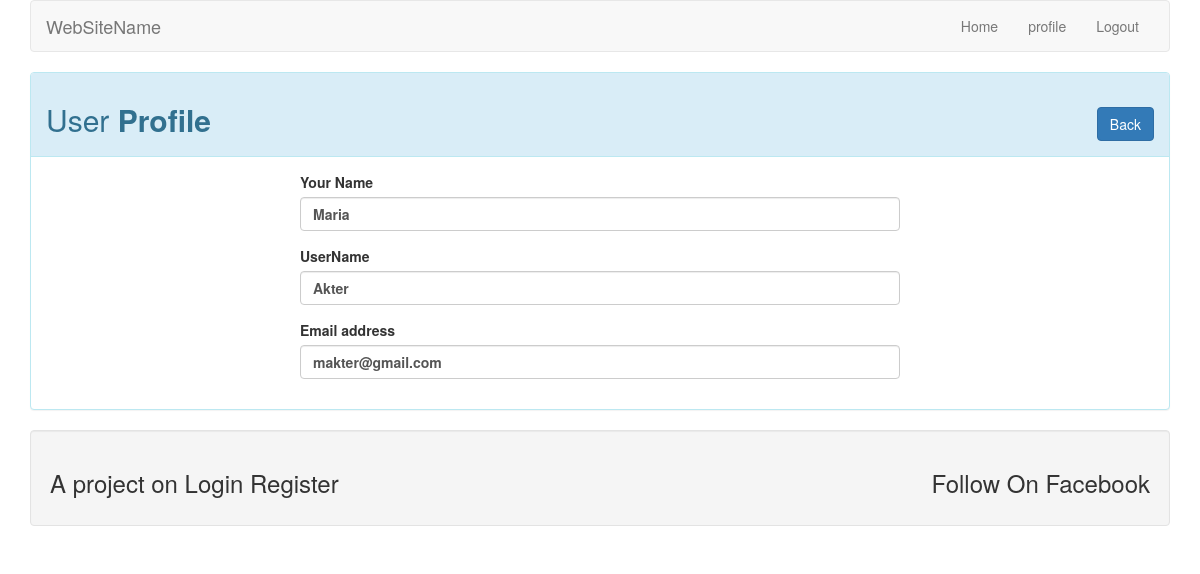
The page /profile.php?id=7 (signed in) on the database its author committed.
### tables this page shows
CREATE TABLE `user` (
  `id` int(10) NOT NULL,
  `name` varchar(50) NOT NULL,
  `username` varchar(34) NOT NULL,
  `email` varchar(50) NOT NULL,
  `password` varchar(255) NOT NULL
);

### lib/User.php (called while the page is built, shortened)
<?php
include 'Database.php';
class User
{
  private $db;
  public function __construct(){
    $this->db  = new Database();
  }
  public function getUserByID($id){
    $sql    = "SELECT * FROM user WHERE id=:id LIMIT 1";
    $stmt   = $this->db->pdo->prepare($sql);
    $stmt  -> bindParam(':id', $id);
    $stmt  -> execute();
    $result = $stmt->fetch();
    return $result;
  }
}

### lib/Database.php (called while the page is built)
<?php
class Database{
    private $hostdb = "localhost";
    private $userdb = "root";
    private $passdb = "";
    private $namedb = "login_register";
    public $pdo;
    public function __construct(){
        if(!isset($this->pdo)){
            try {
                $link = new PDO("mysql:host=".$this->hostdb.";dbname=".$this->namedb, $this->userdb, $this->passdb);
                $link->setAttribute(PDO::ATTR_ERRMODE, PDO::ERRMODE_EXCEPTION);
                $link->exec("SET CHARACTER SET utf8");
                $this->pdo = $link;
            } catch (PDOException $e) {
                echo "Connection Failed...".$e->getMessage();
            }
        }
    }
}
?>

### profile.php (the view, shortened to what this page needs)
<?php
include 'lib/User.php';
include "inc/header.php";
if (isset($_GET['id'])) {
  $user_id = $_GET['id'];
}
$user = new User();
$userdata = $user->getUserByID($user_id);
?>
<div class="panel panel-info">
  <div class="panel-heading">
    <h2>User <strong>Profile</strongs> <span class="pull-right"><a class="btn btn-primary" href="index.php">Back</a></span>
    </h2>
  </div>
  <div class="panel-body">
    <div style="max-width:600px; margin: 0 auto;">
      <?php
      if ($userdata) {
        ?>
        <form action="" method="POST">
          <div class="form-group">
            <label for="name">Your Name</label>
            <input type="text" class="form-control" name="name" id="name" value="<?php echo $userdata['name']; ?>">
          </div>
          <div class="form-group">
            <label for="username">UserName</label>
            <input type="text" class="form-control" name="username" id="username" value="<?php echo $userdata['username']; ?>">
          </div>
          <div class="form-group">
            <label for="email">Email address</label>
            <input type="email" class="form-control" name="email" id="email" value="<?php echo $userdata['email']; ?>">
          </div>
        </form>
        <?php
      }
      ?>
    </div>
  </div>
</div>
<?php include 'inc/footer.php'; ?>

### rows shown on the page
user: name "Maria", username "Akter", email "makter@gmail.com"
